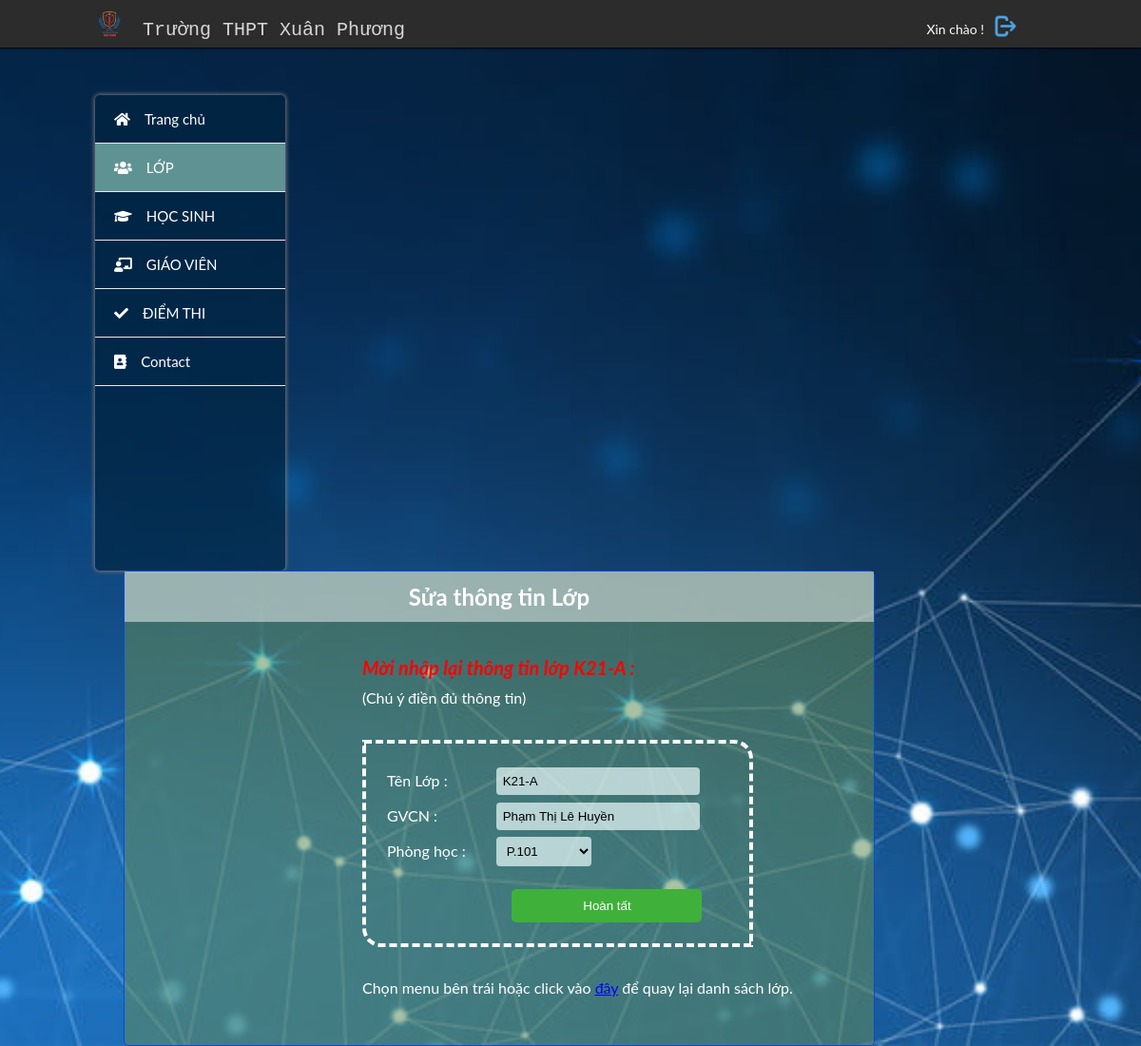
/chucnang/sualop.php?id=8 (signed in), run on the app's committed database.
### tables this page shows
CREATE TABLE `lophoc` (
  `lopID` int(11) NOT NULL,
  `tenlop` text NOT NULL,
  `chunhiem` text NOT NULL,
  `phonghoc` text NOT NULL
);

### chucnang/sualop.php (the view, shortened to what this page needs)
<?php
	if (isset($_SESSION['username'])){
	$link = new mysqli('localhost','root','','hocsinh') or die('kết nối thất bại ');
	mysqli_query($link, 'SET NAMES UTF8');
	$query = 'SELECT * FROM lophoc WHERE lopID = "'.$_GET['id'].'"';
	$result = mysqli_query($link, $query);
	if( mysqli_num_rows($result) > 0){
			while ($r = mysqli_fetch_assoc($result)){
			$lop = $r['tenlop'];
			$GVchunhiem= $r['chunhiem'];
			$phongHoc=$r['phonghoc'];
			}
	}
	?>
<!DOCTYPE html>
<html>
    <head>
        <link rel="stylesheet" href="../css/qlhs.css">
         <link rel="stylesheet" href="../style/fontawesome/css/all.css">
    </head>
    <body>
        <header>
            <div class="container">
                <div id="logo">
					  <div id="logoImg">
						   <img src="../image/anh4.png " width="30px">
					  </div>
					<a href="../index.php">Trường THPT Xuân Phương</a>
				 </div>
				<div id="accountName">
					<p> Xin chào ! </p>
					<a href="../dangxuat.php" alt="Đăng xuất"> <img src="../image/logout.png" width="25px"> </a>
				 </div>
            </div>
        </header>
        <div class="body">
			<div class="container">
				<div id="menu">
                    <ul>
                      <li><a href="../index.php"><i class="fas fa-home"></i>Trang chủ</a></li>
                      <li><a id="current" href="../lop.php"><i class="fas fa-users"></i>LỚP</a></li>
                      <li><a href="../hocsinh.php" ><i class="fas fa-graduation-cap"></i>HỌC SINH</a></li>
                      <li><a href="../giaovien.php"><i class="fas fa-chalkboard-teacher"></i>GIÁO VIÊN</a></li>
                      <li><a href="../diemthi.php"><i class="fas fa-check"></i>ĐIỂM THI</a></li>
                      <li><a href="../contact.php"><i class="fas fa-address-book"></i>Contact</a></li>
                  </ul>
              </div>
              <div id="main-contain">
				<h2>Sửa thông tin Lớp</h2>
				<div class="form">
					<span style="font-size: 20px; color: red; font-style: italic"><b>Mời nhập lại thông tin lớp <?php echo $lop; ?> : </b> </span> </br>
					(Chú ý điền đủ thông tin)
					<form method="post">
						<table>
							<tr>
								<td>Tên Lớp : </td>
								<td> <input type="text" name="ten" value = "<?php echo $lop;?>"> </td>
							</tr>
							<tr>
								<td>GVCN :</td>
								<td> <input type="text" name="GVCN" value = "<?php echo $GVchunhiem; ?>"> </td>
							</tr>
							<tr>
								<td>Phòng học :  </td>
								<td> <select name = "phonghoc" >
										<option><?php echo $phongHoc; ?> </option>
									</select>
								</td>
							</tr>
							<tr>
								<td colspan=2>
								<input id="btnChapNhan" type="submit" value="Hoàn tất" name="sua"/>
								</td>
							</tr>
						</table>
					</form>
					<br>Chọn menu bên trái hoặc click vào <a href="../lop.php" style="color: blue; text-decoration:underline">đây</a> để quay lại danh sách lớp.
				</div>
              </div>
            </div>
        </div>
    </body>
</html>
<?php
	}
	else{
		header('location:../login.php');
	}
?>

### css/qlhs.css (style rules this page uses)
* { margin: 0; padding: 0; }
body { font: 400 15px/1.8 Lato, sans-serif; color: #777; background: #98a7a7 url("../image/bomaybucroi.jpg") no-repeat fixed center; background-size: cover; }
input { outline: none; }
a { text-decoration: none; color: white; }
.container { margin: 0px 100px; }
header { position: fixed; top: 0px; left: 0px; height: 40px; background: rgb(44, 44, 44); color: #efd5d5; text-align: left; padding-top: 10px; width: 100%; box-shadow: 0px 1px 2px black; z-index: 1; }
#logo { float: left; width: 50%; font-size: 20px; }
#logo a { float: left; margin-top: 4px; color: #d7d7d7; font-family: monospace; transition: 0.2s linear; }
#logoImg { float: left; margin-right: 20px; }
#accountName { float: right; padding-top: 5px; margin-right: 30px; }
#accountName p { float: left; margin-right: 10px; margin-top: 5px; }
.body { margin: 100px 0px; height: 500px; }
#menu { float: left; color: black; background: #012440ab; width: 200px; height: 500px; border-radius: 5px; box-shadow: 0px 0px 4px 1px #787878; }
#menu ul { list-style-type: none; }
#menu ul li { height: 50px; line-height: 50px; border-bottom: 1px solid #e8e9e9; }
#menu ul li a { display: block; text-decoration: none; color: #ffffff; padding-left: 20px; transition: 0.2s ease-in; }
#menu ul li a:hover, #current { background: #5f9393; }
#menu i { margin-right: 15px; }
#main-contain { background: #648c5687; float: left; width: 79%; min-height: 500px; margin-left: 30px; border: 1px solid #0549e5; border-radius: 5px; box-sizing: border-box; }
#main-contain h2 { background: #ffffff7a; color: white; padding: 5px; text-align: center; }
.form { width: 500px; height: 250px; margin-top: 30px; margin-left: 250px; font-size: 16px; color: white; }
.form table { border: 4px solid #ffffff; padding: 20px; border-style: dashed; border-radius: 0px 20px 0px 20px; }
.form td { padding-right: 30px; }
.form tr { height: 35px; }
.form input { width: 200px; padding: 7px; border-radius: 4px; border: none; background: #f0ffffad; }
.form select { width: 100px; padding: 7px; border-radius: 4px; border: none; background: #f0ffffad; outline: none; }
#btnChapNhan { border: none; padding: 10px; color: white; background: #3fb13a; border-radius: 5px; margin-top: 20px; margin-left: 40%; cursor: pointer; }
h2 { color: #f0f0f0; }
p { line-height: 1.6; color: #555; }
h2 { color: white; font-size: 24px; }
p { line-height: 1.6; color: white; font-size: 14px; }

### css/all.css (style rules this page uses)
.fa, .fas, .far, .fal, .fab { -moz-osx-font-smoothing: grayscale; -webkit-font-smoothing: antialiased; display: inline-block; font-style: normal; font-variant: normal; text-rendering: auto; line-height: 1; }
.fa-address-book:before { content: "\f2b9"; }
.fa-chalkboard-teacher:before { content: "\f51c"; }
.fa-check:before { content: "\f00c"; }
.fa-graduation-cap:before { content: "\f19d"; }
.fa-home:before { content: "\f015"; }
.fa-users:before { content: "\f0c0"; }
.fa, .fas { font-family: 'Font Awesome 5 Free'; font-weight: 900; }

### data on the page
lophoc: tenlop "K21-A", ten "K21-A", GVCN "Phạm Thị Lê Huyền", phonghoc "P.101"
